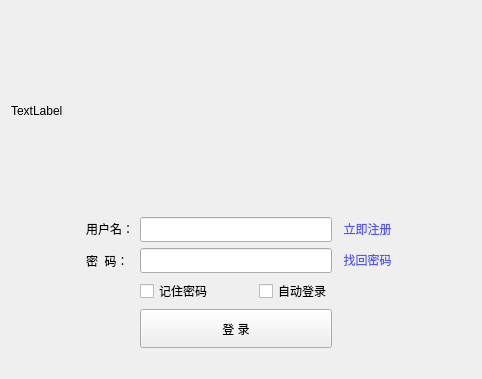
<?xml version="1.0" encoding="UTF-8"?>
<ui version="4.0">
 <class>Login</class>
 <widget class="QWidget" name="Login">
  <property name="geometry">
   <rect>
    <x>0</x>
    <y>0</y>
    <width>482</width>
    <height>379</height>
   </rect>
  </property>
  <property name="windowTitle">
   <string>Form</string>
  </property>
  <layout class="QVBoxLayout" name="verticalLayout">
   <item>
    <widget class="QLabel" name="label">
     <property name="sizePolicy">
      <sizepolicy hsizetype="Minimum" vsizetype="Fixed">
       <horstretch>0</horstretch>
       <verstretch>0</verstretch>
      </sizepolicy>
     </property>
     <property name="minimumSize">
      <size>
       <width>200</width>
       <height>200</height>
      </size>
     </property>
     <property name="text">
      <string>TextLabel</string>
     </property>
    </widget>
   </item>
   <item>
    <layout class="QGridLayout" name="gridLayout">
     <item row="2" column="2">
      <layout class="QHBoxLayout" name="horizontalLayout_5">
       <item>
        <widget class="QCheckBox" name="rem_pw">
         <property name="minimumSize">
          <size>
           <width>30</width>
           <height>0</height>
          </size>
         </property>
         <property name="maximumSize">
          <size>
           <width>126</width>
           <height>20</height>
          </size>
         </property>
         <property name="text">
          <string>记住密码</string>
         </property>
        </widget>
       </item>
       <item>
        <spacer name="horizontalSpacer_10">
         <property name="orientation">
          <enum>Qt::Horizontal</enum>
         </property>
         <property name="sizeHint" stdset="0">
          <size>
           <width>40</width>
           <height>20</height>
          </size>
         </property>
        </spacer>
       </item>
       <item>
        <widget class="QCheckBox" name="auto_login">
         <property name="minimumSize">
          <size>
           <width>50</width>
           <height>0</height>
          </size>
         </property>
         <property name="maximumSize">
          <size>
           <width>94</width>
           <height>16777215</height>
          </size>
         </property>
         <property name="text">
          <string>自动登录</string>
         </property>
        </widget>
       </item>
      </layout>
     </item>
     <item row="0" column="0">
      <spacer name="horizontalSpacer_6">
       <property name="orientation">
        <enum>Qt::Horizontal</enum>
       </property>
       <property name="sizeType">
        <enum>QSizePolicy::Expanding</enum>
       </property>
       <property name="sizeHint" stdset="0">
        <size>
         <width>30</width>
         <height>25</height>
        </size>
       </property>
      </spacer>
     </item>
     <item row="1" column="0">
      <spacer name="horizontalSpacer_3">
       <property name="orientation">
        <enum>Qt::Horizontal</enum>
       </property>
       <property name="sizeType">
        <enum>QSizePolicy::Expanding</enum>
       </property>
       <property name="sizeHint" stdset="0">
        <size>
         <width>30</width>
         <height>25</height>
        </size>
       </property>
      </spacer>
     </item>
     <item row="1" column="4">
      <spacer name="horizontalSpacer_5">
       <property name="orientation">
        <enum>Qt::Horizontal</enum>
       </property>
       <property name="sizeType">
        <enum>QSizePolicy::Expanding</enum>
       </property>
       <property name="sizeHint" stdset="0">
        <size>
         <width>45</width>
         <height>20</height>
        </size>
       </property>
      </spacer>
     </item>
     <item row="0" column="4">
      <spacer name="horizontalSpacer_7">
       <property name="orientation">
        <enum>Qt::Horizontal</enum>
       </property>
       <property name="sizeType">
        <enum>QSizePolicy::Expanding</enum>
       </property>
       <property name="sizeHint" stdset="0">
        <size>
         <width>45</width>
         <height>20</height>
        </size>
       </property>
      </spacer>
     </item>
     <item row="0" column="3">
      <widget class="QPushButton" name="m_RegisterButton">
       <property name="minimumSize">
        <size>
         <width>59</width>
         <height>0</height>
        </size>
       </property>
       <property name="maximumSize">
        <size>
         <width>80</width>
         <height>20</height>
        </size>
       </property>
       <property name="styleSheet">
        <string notr="true">QPushButton { border-radius: 3px; color: rgb(85, 85, 255); }</string>
       </property>
       <property name="text">
        <string>立即注册</string>
       </property>
      </widget>
     </item>
     <item row="1" column="2">
      <widget class="QLineEdit" name="passwordLine">
       <property name="sizePolicy">
        <sizepolicy hsizetype="Minimum" vsizetype="Fixed">
         <horstretch>0</horstretch>
         <verstretch>0</verstretch>
        </sizepolicy>
       </property>
       <property name="minimumSize">
        <size>
         <width>180</width>
         <height>20</height>
        </size>
       </property>
       <property name="maximumSize">
        <size>
         <width>16777215</width>
         <height>25</height>
        </size>
       </property>
      </widget>
     </item>
     <item row="1" column="3">
      <widget class="QPushButton" name="pushButton_2">
       <property name="minimumSize">
        <size>
         <width>59</width>
         <height>0</height>
        </size>
       </property>
       <property name="maximumSize">
        <size>
         <width>80</width>
         <height>20</height>
        </size>
       </property>
       <property name="styleSheet">
        <string notr="true">QPushButton { border-radius: 3px; color: rgb(85, 85, 255); }</string>
       </property>
       <property name="text">
        <string>找回密码</string>
       </property>
      </widget>
     </item>
     <item row="0" column="1">
      <widget class="QLabel" name="label_2">
       <property name="sizePolicy">
        <sizepolicy hsizetype="Preferred" vsizetype="Preferred">
         <horstretch>0</horstretch>
         <verstretch>0</verstretch>
        </sizepolicy>
       </property>
       <property name="maximumSize">
        <size>
         <width>200</width>
         <height>20</height>
        </size>
       </property>
       <property name="text">
        <string>用户名：</string>
       </property>
      </widget>
     </item>
     <item row="1" column="1">
      <widget class="QLabel" name="label_3">
       <property name="text">
        <string>密  码：</string>
       </property>
      </widget>
     </item>
     <item row="0" column="2">
      <widget class="QLineEdit" name="nameLine">
       <property name="sizePolicy">
        <sizepolicy hsizetype="Minimum" vsizetype="Fixed">
         <horstretch>0</horstretch>
         <verstretch>0</verstretch>
        </sizepolicy>
       </property>
       <property name="minimumSize">
        <size>
         <width>180</width>
         <height>20</height>
        </size>
       </property>
       <property name="maximumSize">
        <size>
         <width>500</width>
         <height>25</height>
        </size>
       </property>
      </widget>
     </item>
     <item row="3" column="2">
      <widget class="QPushButton" name="m_LoginButton">
       <property name="sizePolicy">
        <sizepolicy hsizetype="Minimum" vsizetype="Minimum">
         <horstretch>0</horstretch>
         <verstretch>0</verstretch>
        </sizepolicy>
       </property>
       <property name="minimumSize">
        <size>
         <width>180</width>
         <height>30</height>
        </size>
       </property>
       <property name="maximumSize">
        <size>
         <width>16777215</width>
         <height>16777215</height>
        </size>
       </property>
       <property name="styleSheet">
        <string notr="true"/>
       </property>
       <property name="text">
        <string>登 录</string>
       </property>
      </widget>
     </item>
     <item row="4" column="2">
      <spacer name="verticalSpacer">
       <property name="orientation">
        <enum>Qt::Vertical</enum>
       </property>
       <property name="sizeType">
        <enum>QSizePolicy::Fixed</enum>
       </property>
       <property name="sizeHint" stdset="0">
        <size>
         <width>20</width>
         <height>20</height>
        </size>
       </property>
      </spacer>
     </item>
    </layout>
   </item>
  </layout>
 </widget>
 <resources/>
 <connections>
  <connection>
   <sender>m_LoginButton</sender>
   <signal>clicked()</signal>
   <receiver>Login</receiver>
   <slot>Click_Login()</slot>
   <hints>
    <hint type="sourcelabel">
     <x>276</x>
     <y>308</y>
    </hint>
    <hint type="destinationlabel">
     <x>243</x>
     <y>338</y>
    </hint>
   </hints>
  </connection>
  <connection>
   <sender>m_RegisterButton</sender>
   <signal>clicked()</signal>
   <receiver>Login</receiver>
   <slot>Click_Register()</slot>
   <hints>
    <hint type="sourcelabel">
     <x>344</x>
     <y>203</y>
    </hint>
    <hint type="destinationlabel">
     <x>469</x>
     <y>225</y>
    </hint>
   </hints>
  </connection>
  <connection>
   <sender>rem_pw</sender>
   <signal>clicked()</signal>
   <receiver>Login</receiver>
   <slot>raise()</slot>
   <hints>
    <hint type="sourcelabel">
     <x>127</x>
     <y>267</y>
    </hint>
    <hint type="destinationlabel">
     <x>259</x>
     <y>209</y>
    </hint>
   </hints>
  </connection>
  <connection>
   <sender>auto_login</sender>
   <signal>clicked()</signal>
   <receiver>Login</receiver>
   <slot>lower()</slot>
   <hints>
    <hint type="sourcelabel">
     <x>246</x>
     <y>266</y>
    </hint>
    <hint type="destinationlabel">
     <x>259</x>
     <y>209</y>
    </hint>
   </hints>
  </connection>
  <connection>
   <sender>nameLine</sender>
   <signal>textChanged(QString)</signal>
   <receiver>Login</receiver>
   <slot>hide1()</slot>
   <hints>
    <hint type="sourcelabel">
     <x>250</x>
     <y>199</y>
    </hint>
    <hint type="destinationlabel">
     <x>396</x>
     <y>389</y>
    </hint>
   </hints>
  </connection>
 </connections>
 <slots>
  <slot>Click_Login()</slot>
  <slot>Click_Register()</slot>
  <slot>hide1()</slot>
 </slots>
</ui>
